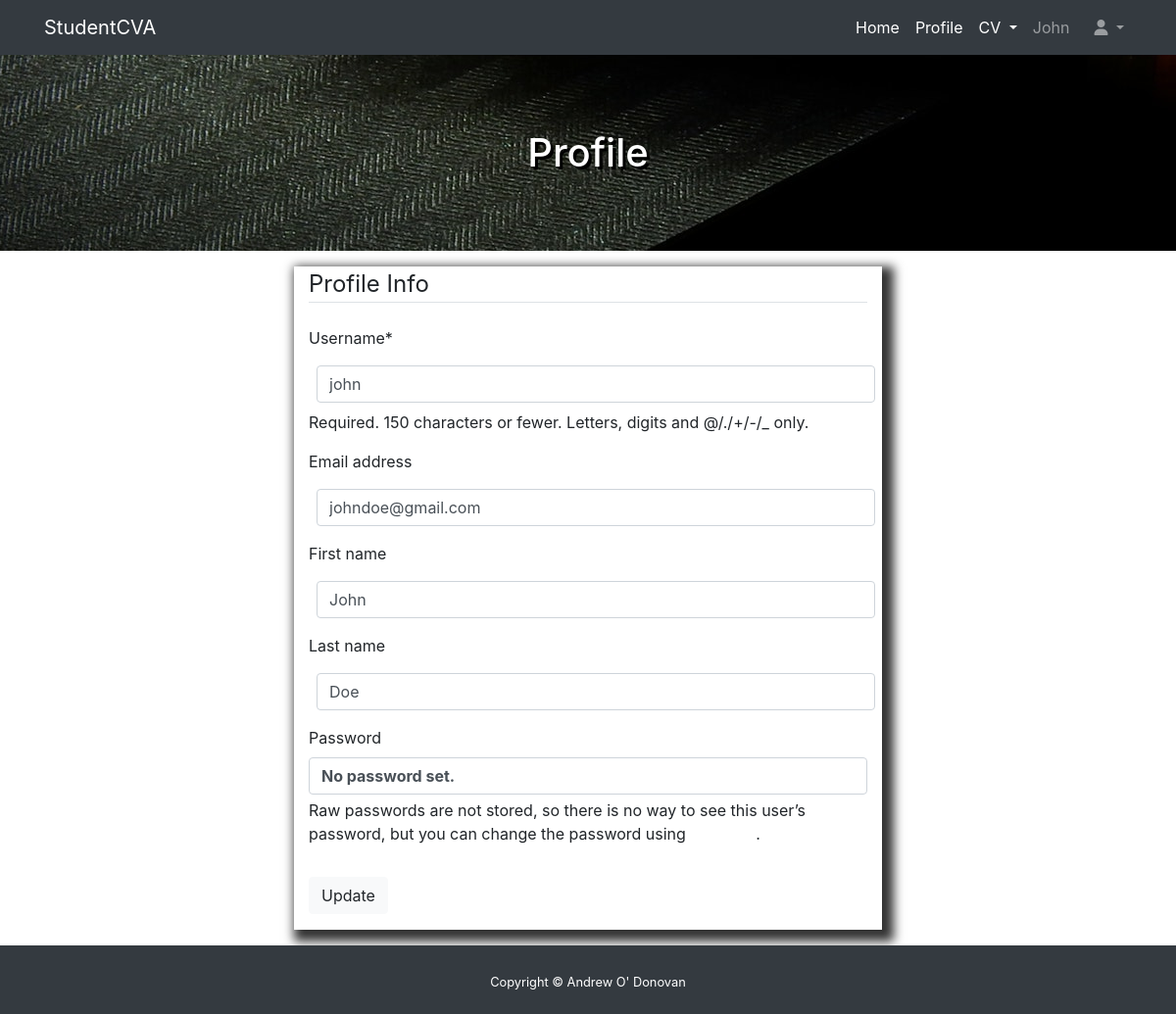
/users/profile/ (signed in), run on the app's committed database.
### pages/models.py (models this page shows)
class CustomUser(AbstractUser):
    pass

### users/views.py (the view)
# urls.py: path('profile/', ProfileView, name='profile')
@login_required
def ProfileView(request):
    if request.method == 'POST':
        u_form = CustomUserCreationForm(request.POST, instance=request.user)
        if u_form.is_valid():
            u_form.save()
            messages.success(request, f'Your account has been updated!')
            return redirect('profile')
    else:
        u_form = CustomUserChangeForm(instance=request.user)
        messages.success(request, f'Your account has been updated!')
    context = {
        'u_form': u_form,
    }
    return render(request, 'profile.html', context)

### users/forms.py
class CustomUserChangeForm(UserChangeForm):
    class Meta:
        model = CustomUser
        fields = ('username', 'email', 'first_name', 'last_name')

### templates/profile.html (shortened to what this page needs)
{% extends 'base.html' %}
{% load crispy_forms_tags %}
{% block content %}
<header class="my-auto mx-auto d-flex" id="profilePageHeader">
    <div class="container-fluid d-flex">
        <div class="row d-flex flex-column my-auto mx-auto text-center text-light align-items-center">
            <div class="d-flex col-12 mx-auto my-auto align-items-center text-center">
                <h1>Profile</h1>
            </div>
        </div>
    </div>
</header>
<section id="profileContent" class="studentCVA-content">
     <div class="container-fluid d-flex">
        <div class="row d-flex flex-column my-auto mx-auto">
           <form method="POST">
               <fieldset class="form-group">
                   <legend class="border-bottom mb-4">Profile Info</legend>
                    {{ u_form | crispy }}
               </fieldset>
               <div class="form-group">
                   <button class="btn btn-light" type="submit">Update</button>
               </div>
           </form>
        </div>
     </div>
</section>
{% endblock %}

### templates/base.html (shortened to what this page needs)
 {% load socialaccount %}
<!DOCTYPE html>
<html lang="en">
<head>
    {% load static %}
    <link rel="stylesheet" type="text/css" href="{% static "vendor/bootstrap/css/bootstrap.min.css" %}" />
</head>
<body>
<nav class="navbar navbar-expand-lg navbar-dark bg-dark static-top">
    <div class="container">
        <a class="navbar-brand" href="{% url 'home' %}">StudentCVA</a>
        <div class="collapse navbar-collapse" id="navbarResponsive">
            <ul class="navbar-nav ml-auto">
                <li class="nav-item active">
                    <a class="nav-link" href="{% url 'home' %}">Home
                    </a>
                </li>
                {% if user.is_authenticated %}
                <li class="nav-item active">
                    <a class="nav-link" href="{% url 'profile' %}">
                        Profile
                    </a>
                </li>
                <li class="nav-item dropdown">
                    <a class="nav-link dropdown-toggle text-white" href="#" id="navbarDropdown" role="button"
                       data-toggle="dropdown" aria-haspopup="true" aria-expanded="false">
                         CV
                    </a>
                </li>
                {% endif %}
                {% if user.is_authenticated %}
                <li class="nav-item dropdown">
                    <a class="nav-link dropdown-toggle" href="#" id="navbarDropdown" role="button"
                       data-toggle="dropdown" aria-haspopup="true" aria-expanded="false">
                         {{  user.first_name }} &emsp; <i class="fas fa-user"></i>
                    </a>
                </li>
                {% else %}
                <li class="nav-item active">
                    <a class="nav-link" href="{% url 'account_login' %}">
                        <b><i>Log In</i></b>
                    </a>
                </li>
                {% endif %}
            </ul>
        </div>
    </div>
</nav>
{% block content %}{% endblock %}
<section id="footer">
<footer class="py-4 bg-dark text-white">
    <div class="container text-center">
        <small>Copyright &copy; <a href="http://www.andrewodonovanwebdesign.com">Andrew O' Donovan</a></small>
    </div>
</footer>
</section>
</body>
</html>

### data on the page
CustomUser: first_name "John", username "john", email "johndoe@gmail.com", last_name "Doe"
